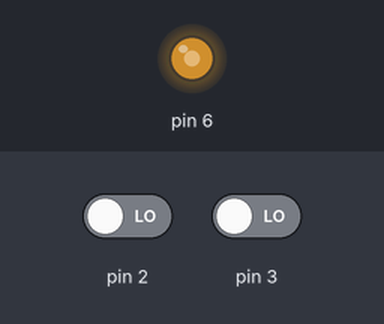
Recording of a sketch running on a simulated Arduino Uno, built with avr-gcc and run on an emulated ATmega328P. Parts: output pins drawn as LEDs (lit = HIGH). The inputs (shaded band) are chosen by the test bench; at power-on: pin 2 LOW, pin 3 LOW. What the sketch prints to the serial monitor is not drawn.

Above: at 0.1 s.
Timing chart, 0 to 1.6 s (numbered marks = the images above):
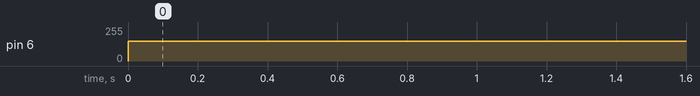

The sketch:

encoder_test.ino
```cpp
void setup() {
  attachInterrupt(0,Incriment,RISING);
  attachInterrupt(1,Incriment,RISING);
  pinMode(6,OUTPUT);
  Serial.begin(9600);
}
int val = 0;
void loop() {
  analogWrite(6,150);
  delay(9026);
  Serial.println(val);
  val = 0;
}

void Incriment()
{
  val++;
}
```

Measured:
- by itself, pin 6: 0/255 → 150/255 at 0.00 s
